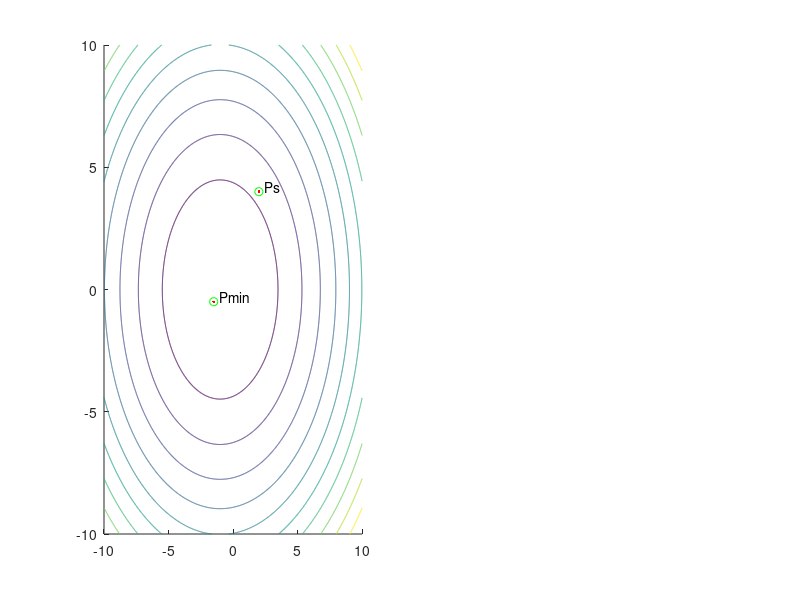

Write MATLAB code to recreate this figure. (Note: this script raises an error after producing the figure.)
clc
clear all
close all

x1a = -10;
x1b = 10;
x2a = -10;
x2b = 10;
[x,y]=meshgrid([x1a:0.01:x1b],[x2a:0.01:x2b]);
% f = @(x, y)x.^2+2.*x.*y+3*y.^2;
f = @(x1, x2)x1.^2+2*x1+x2.^2;
Pk = [2; 4];
P0 = Pk;
subplot(1, 2, 1)
hold on
plot(Pk(1, 1), Pk(2, 1), 'r.')
plot(Pk(1, 1), Pk(2, 1), 'go')
text(Pk(1, 1)+0.2, Pk(2, 1)+0.2, ' Ps')
contour(x, y, f(x, y))
h = 1;
dx = @(x, y) (f(x+h, y)-f(x, y))/h;
dy = @(x, y) (f(x, y+h)-f(x, y))/h;
d2x = @(x, y) (f(x+h, y)-2*f(x, y)+f(x-h, y))/(h^2);
d2y = @(x, y) (f(x, y+h)-2*f(x, y)+f(x, y-h))/(h^2);
dxy = @(x, y) (f(x+h, y+h) - f(x+h, y-h) - f(x-h, y+h) + f(x-h, y-h))/(4*h^2);
tol = 0.01;
iter = 0;
tic
for i=1:100
    tmp = P0;
    P0 = Pk;
    grad = [dx(Pk(1, 1), Pk(2, 1)); dy(Pk(1, 1), Pk(2, 1))];
    H = [d2x(Pk(1, 1), Pk(2, 1)), dxy(Pk(1, 1), Pk(2, 1)); dxy(Pk(1, 1), Pk(2, 1)), d2y(Pk(1, 1), Pk(2, 1))];
    if(grad==[0; 0])
        break;
    end
    a = (grad.'*grad)/(grad.'*H*grad);
    Pk = P0 - a*grad;
     plot(Pk(1, 1), Pk(2, 1), 'r.')
    iter = i;
    if(Pk == [0; 0])
        break;
    elseif((abs(f(Pk(1, 1), Pk(2,1))-f(P0(1, 1), P0(2,1)))<tol))
        break;
    elseif(abs(f(Pk(1, 1), Pk(2,1))-f(tmp(1, 1), tmp(2,1)))==0)
        break;
    end

end
toc
plot(Pk(1, 1), Pk(2, 1), 'go')
text(Pk(1, 1)+0.2, Pk(2, 1)+0.2, ' Pmin')
hold off
Pmin = Pk
iter
Fmin = f(Pk(1, 1), Pk(2, 1))
title("Wartość funkcji w Pmin("+Pmin(1, 1)+", "+Pmin(2, 1)+") = "+Fmin)
subplot(1, 2, 2)
[x,y]=meshgrid([x1a:0.5:x1b],[x2a:0.5:x2b]);
surf(x, y, f(x, y))
% title("f(x, y) = x^2+2*x*y+3*y^2")
title("f(x, y) = x^2+2*x+y^2");